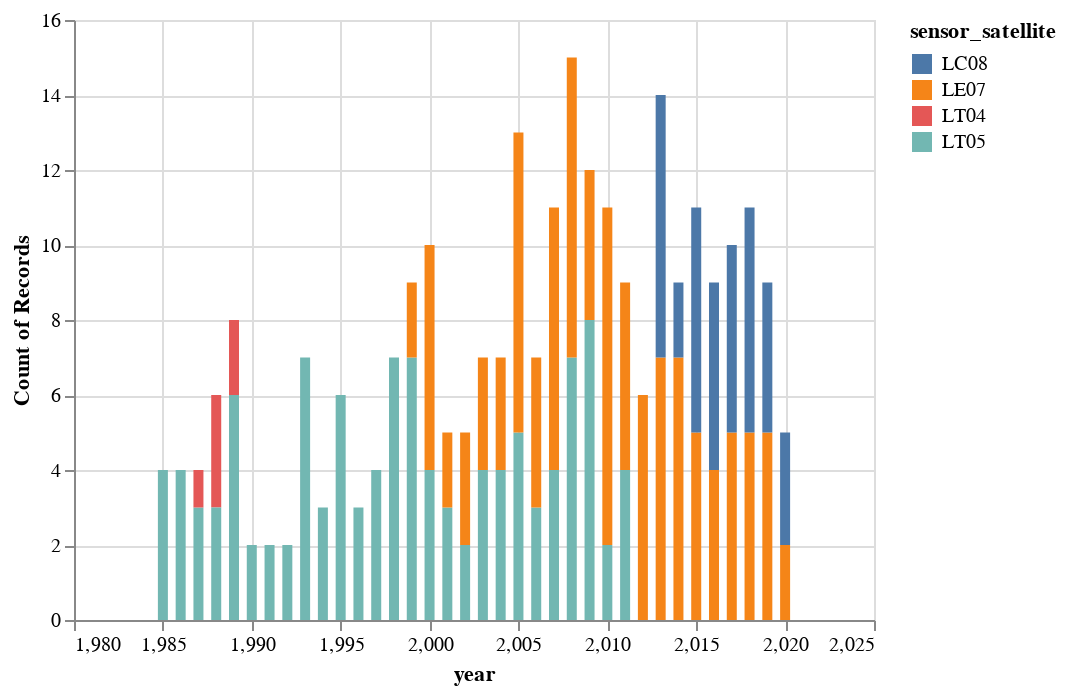

Notebook code for this chart:
### Code cell
import altair as alt
alt.Chart(df).mark_bar().encode(
    x='year',
    color='sensor_satellite',
    y='count()'
).interactive()

### Figure 1 — Vega-Lite specification as saved in the notebook (floating-point values rounded to 4 significant figures; data arrays with more than 128 entries replaced by an {"elided": "..."} marker saying what was removed)
{"config": {"view": {"continuousWidth": 400, "continuousHeight": 300}}, "data": {"name": "data-356447cfedfa01bbb20affe32e996386"}, "mark": "bar", "encoding": {"color": {"type": "nominal", "field": "sensor_satellite"}, "x": {"type": "quantitative", "field": "year"}, "y": {"type": "quantitative", "aggregate": "count"}}, "selection": {"selector001": {"type": "interval", "bind": "scales", "encodings": ["x", "y"]}}, "$schema": "https://vega.github.io/schema/vega-lite/v4.8.1.json", "datasets": {"data-356447cfedfa01bbb20affe32e996386": {"elided": "267 records"}}}
